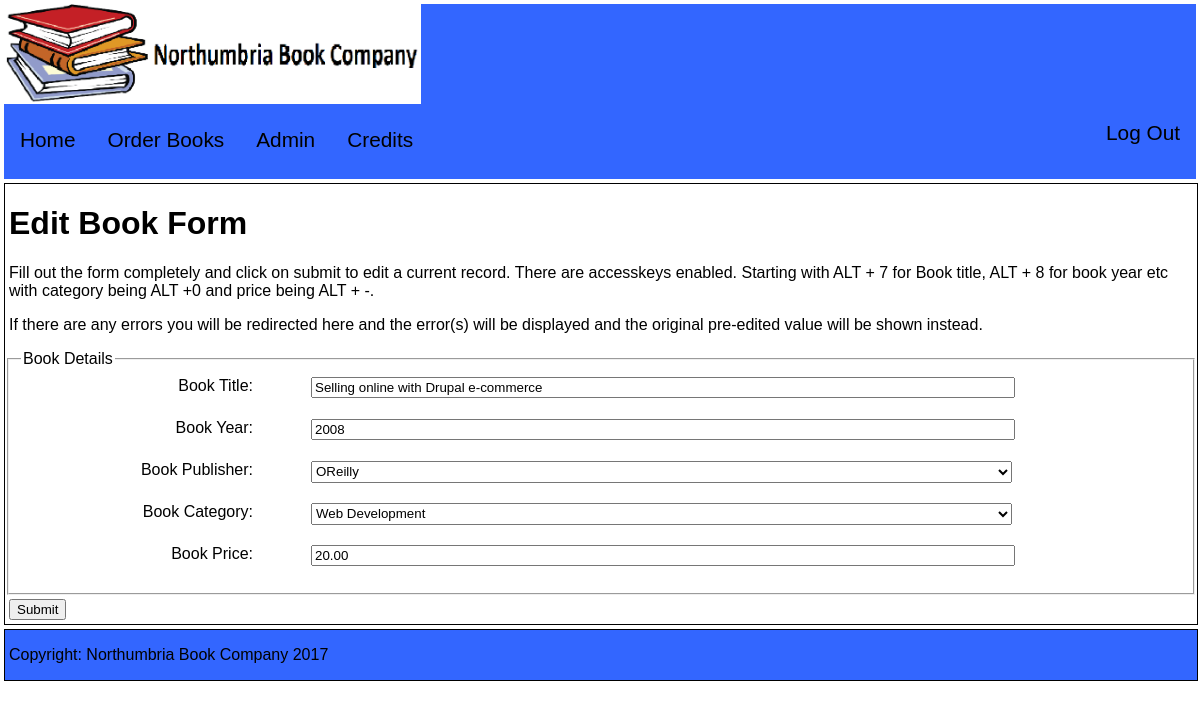
/WebProgramming/Assigment/editBookForm.php?bookISBN=1294275728 (signed in), run on the app's committed database.
### tables this page shows
CREATE TABLE IF NOT EXISTS `nbc_books` (
  `bookISBN` varchar(10) NOT NULL default '',
  `bookTitle` varchar(255) default NULL,
  `bookYear` varchar(4) default NULL,
  `pubID` varchar(6) default NULL,
  `catID` varchar(6) default NULL,
  `bookPrice` decimal(4,2) default NULL,
  PRIMARY KEY  (`bookISBN`)
);

CREATE TABLE IF NOT EXISTS `nbc_publisher` (
  `pubID` varchar(6) NOT NULL default '',
  `pubName` varchar(40) default NULL,
  `location` varchar(30) default NULL,
  PRIMARY KEY (`pubID`)
);

CREATE TABLE IF NOT EXISTS `nbc_category` (
  `catID` varchar(6) NOT NULL default '',
  `catDesc` varchar(30) default NULL,
  PRIMARY KEY  (`catID`)
);

### WebProgramming/Assigment/editBookForm.php (the view, shortened to what this page needs)
<?php
    require_once ("functions.php");
    echo get_core_tags("Northumbria book Company |Edit Book Form", "stylesheet");
    echo "\n\t<body>\n";
    echo get_title_header(array("index.php" => "Home",
                                "orderBooksForm.php" => "Order Books",
                                "chooseBookList.php" => "Admin",
                                "credits.php" => "Credits"), "navLinks");
?>
    <main>
        <h1>Edit Book Form</h1>
        <?php
        if (check_login('logged-in') && check_login('username'))
        {
            echo "
                  <p>Fill out the form completely and click on submit to edit a current record. There are accesskeys enabled. Starting with
                    ALT + 7 for Book title, ALT + 8 for book year etc with category being ALT +0 and price being ALT + -.</p>
                  <p>If there are any errors you will be redirected here and the error(s) will be displayed
                    and the original pre-edited value will be shown instead.</p>";
            try {
                $bookISBN = filter_has_var(INPUT_GET,'bookISBN')? $_GET['bookISBN'] : null;
                $db = get_connection();
                $sql = "SELECT bookISBN, bookTitle, bookYear, bookPrice,  catID, pubID
                        FROM nbc_books
                        WHERE bookISBN = :bookISBN";
                $stmt = $db->prepare($sql);
                $stmt->execute(array(':bookISBN' => $bookISBN));
                $rowObj = $stmt->fetchObject();
                $bookISBN = $rowObj->bookISBN;
                $bookTitle = $rowObj->bookTitle;
                $bookYear = $rowObj->bookYear;
                $bookPrice = $rowObj->bookPrice;
                $catID = $rowObj->catID;
                $pubID = $rowObj->pubID;
                $bookTitle = filter_var($bookTitle, FILTER_SANITIZE_STRING, FILTER_FLAG_NO_ENCODE_QUOTES);
                $bookYear = filter_var($bookYear, FILTER_SANITIZE_STRING, FILTER_FLAG_NO_ENCODE_QUOTES);
                $catID = filter_var($catID, FILTER_SANITIZE_STRING, FILTER_FLAG_NO_ENCODE_QUOTES);
                $pubID = filter_var($pubID, FILTER_SANITIZE_STRING, FILTER_FLAG_NO_ENCODE_QUOTES);
                $bookPrice = filter_var($bookPrice, FILTER_SANITIZE_STRING, FILTER_FLAG_NO_ENCODE_QUOTES);
                echo "<form method='get' action='editBookScript.php'>
                      <fieldset>
                          <legend>Book Details</legend>
                          <input type='hidden' value='$bookISBN' name='bookISBN'/>
                          <label>Book Title:
                              <input type='text' value='$bookTitle' name='bookTitle' accesskey='7'/>
                          </label>
                          <label>Book Year:
                              <input type='number' value='$bookYear' name='bookYear' accesskey='8' />
                          </label>
                          <label>Book Publisher:
                              <select name='bookPublisher' accesskey='9'>\n";
                                    try{
                                        $pubSQL = "SELECT pubID, pubName
                                                   FROM nbc_publisher
                                                   WHERE pubID = :pubID";
                                        $stmt = $db->prepare($pubSQL);
                                        $stmt->execute(array(':pubID'=>$pubID));
                                        $rowObj = $stmt->fetchObject();
                                        $pubID = $rowObj->pubID;
                                        $pubName = $rowObj->pubName;
                                        $pubID = filter_var($pubID, FILTER_SANITIZE_STRING, FILTER_FLAG_NO_ENCODE_QUOTES);
                                        $pubName = filter_var($pubName, FILTER_SANITIZE_STRING, FILTER_FLAG_NO_ENCODE_QUOTES);
                                        echo "<option value='$pubID'>$pubName</option>\n";
                                    }
                                    catch (Exception $e) {
                                        if (defined("DEVELOPMENT")&& DEVELOPMENT == true) {
                                            echo "<p>Query failed: ".$e->getMessage()."</p>\n";
                                        }
                                        else {
                                            echo "<p>There was an error please try again later.</p>";
                                            log_error($e);
                                        }
                                    }
                             echo"</select>
                          </label>
                          <label>Book Category:
                               <select name='bookCategory' accesskey='0'>\n";
                                    try
                                    {
                                        $catSQL="SELECT catID, catDesc
                                                  FROM nbc_category
                                                  WHERE catID = :catID";
                                        $stmt = $db->prepare($catSQL);
                                        $stmt->execute(array(':catID'=>$catID));
                                        $rowObj = $stmt->fetchObject();
                                        $catID = $rowObj->catID;
                                        $catDesc = $rowObj->catDesc;
                                        $catID = filter_var($catID, FILTER_SANITIZE_STRING, FILTER_FLAG_NO_ENCODE_QUOTES);
                                        $catDesc = filter_var($catDesc, FILTER_SANITIZE_STRING, FILTER_FLAG_NO_ENCODE_QUOTES);
                                        echo "<option value='$catID'>$catDesc</option>\n";
                                    }
                                    catch (Exception $e) {
                                        if (defined("DEVELOPMENT")&& DEVELOPMENT == true) {
                                            echo "<p>Query failed: ".$e->getMessage()."</p>\n";
                                        }
                                        else {
                                            echo "<p>There was an error please try again later.</p>";
                                            log_error($e);
                                        }
                                    }
                          echo"</select>
                          </label>
                          <label>Book Price:
                               <input type='number' step='0.01' name='bookPrice' value='$bookPrice' accesskey='-'/>
                          </label>
                      </fieldset>
                      <input type='submit' value='Submit' id='submitButton' accesskey='+'/>
                </form>\n";
            }
            catch (Exception $e){
                if (defined("DEVELOPMENT")&& DEVELOPMENT == true) {
                    echo "<p>Query failed: ".$e->getMessage()."</p>\n";
                }
                else {
                    echo "<p>There was an error please try again later.</p>";
                    log_error($e);
                }
            }
        }
        else
        {
            echo "<p>You do not have permission to view this page!</p>";
        }
        ?>
    </main>
<?php
    echo get_footer("Copyright: Northumbria Book Company 2017");
?>
</body>
</html>

### WebProgramming/Assigment/stylesheet.css (style rules this page uses)
main { width: 100%; border: thin solid black; }
body { position: relative; font-weight: inherit; }
html, body { margin: 1px; padding: 1px; border: 1px; }
p { font-family: arial, sans-serif, vendona; font-size:16px; color:#000000; padding-left:4px; }
h1, h2 { font-family: arial, sans-serif, vendona; padding-left:4px; }
label { font-family: arial, sans-serif, vendona; display: block; margin-bottom: 1em; text-align: right; position: relative; padding: 0.25em 80% 0.25em 0; }
label > input, label> select { font-family: arial, sans-serif, vendona; position: absolute; left: 25%; top: 0.25em; width: 60%; }
label > select { width: 60.4%; height: 22px; }
#submitButton { font-family: arial, sans-serif, vendona; margin: 4px 0 4px 4px; }
legend { font-family: arial, sans-serif, vendona; }

### data on the page
nbc_books: bookTitle "Selling online with Drupal e-commerce", bookYear "2008", bookPrice "20.00"
nbc_publisher: bookPublisher "OReilly"
nbc_category: bookCategory "Web Development"

### other printed values
$value "Home"
$value "Order Books"
$value "Admin"
$value "Credits"
$footerText "Copyright: Northumbria Book Company 2017"
